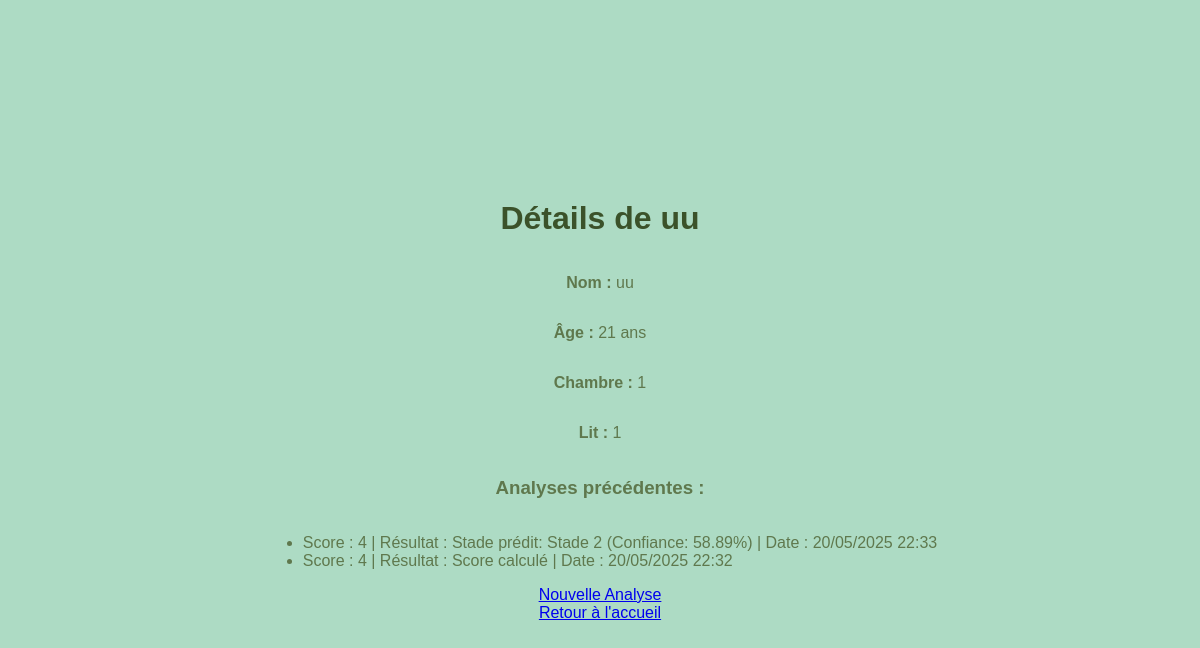
Page /patient_details/2 on the committed database.
### models.py (models this page shows)
class Patient(db.Model):
    __tablename__ = 'patients'
    id = db.Column(db.Integer, primary_key=True)
    nom = db.Column(db.String(100), nullable=False)
    age = db.Column(db.Integer, nullable=False)
    chambre = db.Column(db.String(50), nullable=False)
    lit = db.Column(db.String(50), nullable=False)
    email = db.Column(db.String(100), nullable=True)
    image_path = db.Column(db.String(200), nullable=True)
    score_waterlow = db.Column(db.Integer, nullable=True)
    resultat = db.Column(db.String(200), nullable=True)
    timestamp = db.Column(db.DateTime, default=datetime.utcnow)
    notifications_enabled = db.Column(db.Boolean, default=False)
    analyses = db.relationship('Analyse', back_populates='patient', cascade='all, delete')
    user_id = db.Column(db.Integer, db.ForeignKey('users.id', ondelete='CASCADE'), nullable=False)
    user = db.relationship('User', back_populates='patients')

class Analyse(db.Model):
    __tablename__ = 'analyses'
    id = db.Column(db.Integer, primary_key=True)
    patient_id = db.Column(db.Integer, db.ForeignKey('patients.id'), nullable=False)
    score_waterlow = db.Column(db.Integer, nullable=True)
    resultat = db.Column(db.String(200), nullable=True)
    timestamp = db.Column(db.DateTime, default=datetime.utcnow)
    patient = db.relationship('Patient', back_populates='analyses')
    @property
    def timestamp_adjusted(self):
        utc_time = self.timestamp.replace(tzinfo=pytz.utc)
        local_time = utc_time.astimezone(pytz.timezone('Europe/Paris'))
        return local_time

### app.py (the view)
@app.route('/patient_details/<int:patient_id>')
def patient_details(patient_id):
    try:
        patient = Patient.query.get_or_404(patient_id)
        analyses = Analyse.query.filter_by(patient_id=patient_id).order_by(Analyse.timestamp.desc()).all()
        return render_template('patient_details.html', patient=patient, analyses=analyses, timedelta=timedelta)
    except Exception as e:
        app.logger.exception("Erreur dans patient_details")
        return "Erreur interne du serveur", 500

### templates/patient_details.html (shortened to what this page needs)
<!DOCTYPE html>
<html lang="fr">
<head>
    <link rel="stylesheet" href="{{ url_for('static', filename='style.css') }}">
</head>
<body>
    <h1>Détails de {{ patient.nom }}</h1>
    <p><strong>Nom :</strong> {{ patient.nom }}</p>
    <p><strong>Âge :</strong> {{ patient.age }} ans</p>
    <p><strong>Chambre :</strong> {{ patient.chambre }}</p>
    <p><strong>Lit :</strong> {{ patient.lit }}</p>
    {% if analyses %}
        <h3>Analyses précédentes :</h3>
        <ul>
            {% for analyse in analyses %}
                <li>
                    Score : {{ analyse.score_waterlow }} |
                    Résultat : {{ analyse.resultat }} |
                    Date : {{ analyse.timestamp_adjusted.strftime('%d/%m/%Y %H:%M') }}
                </li>
            {% endfor %}
        </ul>
    {% else %}
        <p>Aucune analyse enregistrée.</p>
    {% endif %}
    <a href="{{ url_for('nouvelle_analyse', patient_id=patient.id) }}" class="btn btn-primary">Nouvelle Analyse</a>
    <a href="{{ url_for('index') }}">Retour à l'accueil</a>
</body>
</html>

### static/style.css (style rules this page uses)
body { background-color: #addbc4; font-family: Arial, sans-serif; color: #5f784d; margin: 0; padding: 0; display: flex; flex-direction: column; align-items: center; justify-content: center; min-height: 100vh; }
h1, h2 { color: #3b522a; }

### rows in the picture
Patient: nom "uu", age "21", chambre "1", lit "1"
Analyse: score_waterlow "4", resultat "Stade prédit: Stade 2 (Confiance: 58.89%)", timestamp_adjusted "20/05/2025 22:33"
Analyse: score_waterlow "4", resultat "Score calculé", timestamp_adjusted "20/05/2025 22:32"
